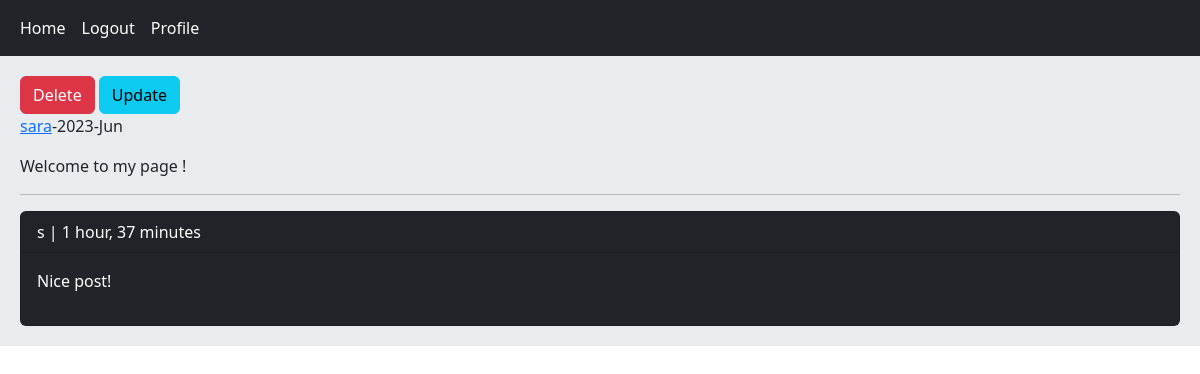
Page /home/post/5/welcome-to-my-page (signed in) on the committed database.
### home/models.py (models this page shows, shortened)
class Post(models.Model):
    user = models.ForeignKey(User, on_delete=models.CASCADE ,related_name='posts')
    body = models.TextField()
    slug = models.SlugField()
    created = models.DateTimeField(auto_now_add=True)
    updated = models.DateTimeField(auto_now=True)
    class Meta:
        ordering = ('-created',)

class Comment(models.Model):
    user =     models.ForeignKey(User, on_delete=models.CASCADE ,related_name='ucomments')
    post =     models.ForeignKey(Post, on_delete=models.CASCADE ,related_name='pcomments')
    reply =    models.ForeignKey('self', on_delete=models.CASCADE ,related_name='rcomments',blank=True,null=True)
    is_reply = models.BooleanField(default=False)
    body =     models.TextField(max_length=400)
    created =  models.DateTimeField(auto_now_add=True)

### home/views.py (the view)
# urls.py: path('post/<int:post_id>/<slug:post_slug>', views.PostDetailView.as_view() , name='post_detail'),
class PostDetailView(View):
    def get(self,request,post_id,post_slug):
        post = get_object_or_404(Post, pk=post_id, slug=post_slug)
        comments = post.pcomments.filter(is_reply=False)
        return render(request, 'home/detail.html',{
            'post':post,
            'comments':comments
            })

### home/templates/home/detail.html
{% extends 'base.html' %}
{% block content %}
    {% if request.user.id == post.user.id %}
        <a href="{% url 'home:post_delete' post.id %}" class="btn btn-danger">Delete</a>
        <a href="{% url 'home:post_update' post.id %}" class="btn btn-info">Update</a>
    {% endif %}
    <p><a href="{% url 'accounts:user_profile' post.user.id %}">{{ post.user.username }}</a>-{{ post.updated|date:"Y-M" }}</p>
    <p>{{ post.body }}</p>
    <hr>
    {% for comment in comments %}
        <div class="card bg-dark text-white">
            <p class="card-header">{{comment.user}} | {{comment.created|timesince}}</p>
            <p class="card-body">{{comment.body}}</p>
        </div>
    {% empty %}
        <p>No comments yet!</p>
    {% endfor %}
{% endblock %}

### rows in the picture
Post: user.username "sara", updated "2023-Jun", body "Welcome to my page !"
Comment: user "s", created "1 hour, 37 minutes", body "Nice post!"
